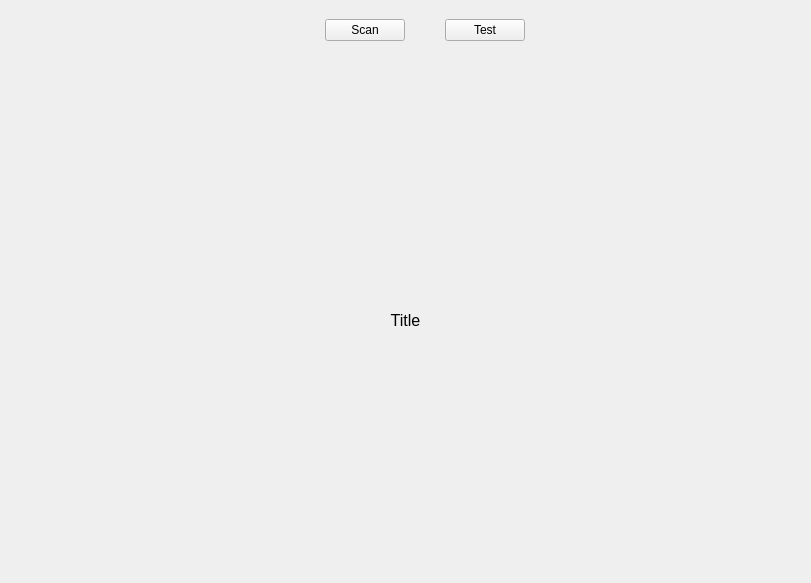
<?xml version="1.0" encoding="UTF-8"?>
<ui version="4.0">
 <class>AntivirusPage</class>
 <widget class="QWidget" name="AntivirusPage">
  <property name="geometry">
   <rect>
    <x>0</x>
    <y>0</y>
    <width>811</width>
    <height>583</height>
   </rect>
  </property>
  <property name="sizePolicy">
   <sizepolicy hsizetype="Expanding" vsizetype="Expanding">
    <horstretch>0</horstretch>
    <verstretch>0</verstretch>
   </sizepolicy>
  </property>
  <property name="windowTitle">
   <string notr="true">Antivirus</string>
  </property>
  <widget class="QWidget" name="antiviruswidget">
   <property name="geometry">
    <rect>
     <x>0</x>
     <y>0</y>
     <width>811</width>
     <height>581</height>
    </rect>
   </property>
   <layout class="QVBoxLayout" name="verticalLayout">
    <property name="spacing">
     <number>0</number>
    </property>
    <property name="leftMargin">
     <number>0</number>
    </property>
    <property name="topMargin">
     <number>0</number>
    </property>
    <property name="rightMargin">
     <number>0</number>
    </property>
    <property name="bottomMargin">
     <number>0</number>
    </property>
    <item alignment="Qt::AlignHCenter">
     <widget class="QWidget" name="sidebar" native="true">
      <property name="sizePolicy">
       <sizepolicy hsizetype="Fixed" vsizetype="Expanding">
        <horstretch>0</horstretch>
        <verstretch>0</verstretch>
       </sizepolicy>
      </property>
      <property name="minimumSize">
       <size>
        <width>0</width>
        <height>60</height>
       </size>
      </property>
      <property name="maximumSize">
       <size>
        <width>16777215</width>
        <height>60</height>
       </size>
      </property>
      <property name="styleSheet">
       <string notr="true"/>
      </property>
      <layout class="QHBoxLayout" name="sidebarLayout">
       <property name="spacing">
        <number>0</number>
       </property>
       <property name="leftMargin">
        <number>0</number>
       </property>
       <property name="topMargin">
        <number>5</number>
       </property>
       <property name="rightMargin">
        <number>0</number>
       </property>
       <property name="bottomMargin">
        <number>5</number>
       </property>
       <item>
        <spacer name="horizontalSpacer_2">
         <property name="orientation">
          <enum>Qt::Horizontal</enum>
         </property>
         <property name="sizeHint" stdset="0">
          <size>
           <width>40</width>
           <height>20</height>
          </size>
         </property>
        </spacer>
       </item>
       <item>
        <widget class="QPushButton" name="btnNetworkScan">
         <property name="cursor">
          <cursorShape>PointingHandCursor</cursorShape>
         </property>
         <property name="focusPolicy">
          <enum>Qt::NoFocus</enum>
         </property>
         <property name="toolTip">
          <string>Startup Apps</string>
         </property>
         <property name="text">
          <string>Scan</string>
         </property>
         <property name="iconSize">
          <size>
           <width>28</width>
           <height>28</height>
          </size>
         </property>
         <property name="checkable">
          <bool>true</bool>
         </property>
        </widget>
       </item>
       <item>
        <spacer name="horizontalSpacer">
         <property name="orientation">
          <enum>Qt::Horizontal</enum>
         </property>
         <property name="sizeHint" stdset="0">
          <size>
           <width>40</width>
           <height>20</height>
          </size>
         </property>
        </spacer>
       </item>
       <item>
        <widget class="QPushButton" name="btnVirusScan">
         <property name="cursor">
          <cursorShape>PointingHandCursor</cursorShape>
         </property>
         <property name="focusPolicy">
          <enum>Qt::NoFocus</enum>
         </property>
         <property name="toolTip">
          <string>Feedback</string>
         </property>
         <property name="text">
          <string>Test</string>
         </property>
         <property name="iconSize">
          <size>
           <width>28</width>
           <height>28</height>
          </size>
         </property>
         <property name="checkable">
          <bool>false</bool>
         </property>
        </widget>
       </item>
      </layout>
      <zorder>btnNetworkScan</zorder>
      <zorder>horizontalSpacer_2</zorder>
      <zorder>btnVirusScan</zorder>
     </widget>
    </item>
    <item>
     <widget class="QWidget" name="AntivirusContent" native="true">
      <property name="sizePolicy">
       <sizepolicy hsizetype="Expanding" vsizetype="Expanding">
        <horstretch>0</horstretch>
        <verstretch>0</verstretch>
       </sizepolicy>
      </property>
      <property name="styleSheet">
       <string notr="true"/>
      </property>
      <layout class="QVBoxLayout" name="pageContentLayout">
       <property name="spacing">
        <number>0</number>
       </property>
       <property name="leftMargin">
        <number>0</number>
       </property>
       <property name="topMargin">
        <number>0</number>
       </property>
       <property name="rightMargin">
        <number>0</number>
       </property>
       <property name="bottomMargin">
        <number>0</number>
       </property>
       <item>
        <widget class="QLabel" name="pageTitle">
         <property name="sizePolicy">
          <sizepolicy hsizetype="Expanding" vsizetype="Preferred">
           <horstretch>0</horstretch>
           <verstretch>0</verstretch>
          </sizepolicy>
         </property>
         <property name="font">
          <font>
           <family>Ubuntu</family>
           <pointsize>12</pointsize>
          </font>
         </property>
         <property name="styleSheet">
          <string notr="true"/>
         </property>
         <property name="text">
          <string notr="true">Title</string>
         </property>
         <property name="alignment">
          <set>Qt::AlignCenter</set>
         </property>
        </widget>
       </item>
      </layout>
     </widget>
    </item>
   </layout>
   <zorder>AntivirusContent</zorder>
   <zorder>sidebar</zorder>
  </widget>
 </widget>
 <resources/>
 <connections/>
</ui>
